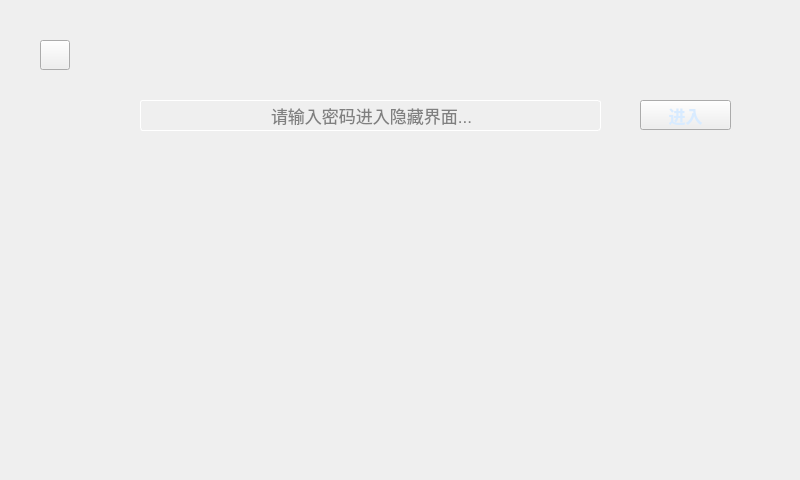
<?xml version="1.0" encoding="UTF-8"?>
<ui version="4.0">
 <class>hp_dialog_hidepassword</class>
 <widget class="QWidget" name="hp_dialog_hidepassword">
  <property name="geometry">
   <rect>
    <x>0</x>
    <y>0</y>
    <width>800</width>
    <height>480</height>
   </rect>
  </property>
  <property name="windowTitle">
   <string>Form</string>
  </property>
  <widget class="QFrame" name="frame">
   <property name="geometry">
    <rect>
     <x>0</x>
     <y>0</y>
     <width>800</width>
     <height>480</height>
    </rect>
   </property>
   <property name="styleSheet">
    <string notr="true">background-image: url(:/res/background_1.jpg);</string>
   </property>
   <widget class="QToolButton" name="toolButton_close">
    <property name="geometry">
     <rect>
      <x>40</x>
      <y>40</y>
      <width>30</width>
      <height>30</height>
     </rect>
    </property>
    <property name="styleSheet">
     <string notr="true">
QToolButton{
border-image: url(:/res/returnBig_n.png);
}

QToolButton::pressed{
border-image: url(:/res/returnBig_s.png);
}

QToolButton::disabled{
border-image: url(:/res/returnBig_d.png);
}
</string>
    </property>
    <property name="text">
     <string/>
    </property>
   </widget>
   <widget class="QFrame" name="frame_Password">
    <property name="geometry">
     <rect>
      <x>140</x>
      <y>100</y>
      <width>461</width>
      <height>31</height>
     </rect>
    </property>
    <property name="styleSheet">
     <string notr="true">QFrame{
background:transparent;
border:1px solid white;
border-radius:3px;}</string>
    </property>
    <property name="frameShape">
     <enum>QFrame::StyledPanel</enum>
    </property>
    <property name="frameShadow">
     <enum>QFrame::Raised</enum>
    </property>
    <widget class="QLabel" name="PromptText">
     <property name="geometry">
      <rect>
       <x>1</x>
       <y>1</y>
       <width>461</width>
       <height>29</height>
      </rect>
     </property>
     <property name="font">
      <font>
       <pointsize>13</pointsize>
      </font>
     </property>
     <property name="styleSheet">
      <string notr="true">background:transparent;
color:gray;
border:0px;</string>
     </property>
     <property name="text">
      <string>请输入密码进入隐藏界面...</string>
     </property>
     <property name="alignment">
      <set>Qt::AlignCenter</set>
     </property>
    </widget>
    <widget class="QLabel" name="PasswordText">
     <property name="geometry">
      <rect>
       <x>1</x>
       <y>1</y>
       <width>461</width>
       <height>29</height>
      </rect>
     </property>
     <property name="font">
      <font>
       <pointsize>13</pointsize>
      </font>
     </property>
     <property name="styleSheet">
      <string notr="true">background:transparent;
color:white;
border:0px;</string>
     </property>
     <property name="text">
      <string/>
     </property>
     <property name="alignment">
      <set>Qt::AlignCenter</set>
     </property>
    </widget>
   </widget>
   <widget class="QToolButton" name="toolButton_enter">
    <property name="geometry">
     <rect>
      <x>640</x>
      <y>100</y>
      <width>91</width>
      <height>30</height>
     </rect>
    </property>
    <property name="font">
     <font>
      <family>微软雅黑</family>
      <pointsize>13</pointsize>
      <weight>75</weight>
      <bold>true</bold>
     </font>
    </property>
    <property name="styleSheet">
     <string notr="true">QToolButton{
border-image: url(:/res/label_Background_n.png);
color:rgb(216, 235, 255);
}

QToolButton::pressed{
border-image: url(:/res/label_Background_s.png);color:white;
}
</string>
    </property>
    <property name="text">
     <string>进入</string>
    </property>
   </widget>
  </widget>
 </widget>
 <resources/>
 <connections/>
</ui>
